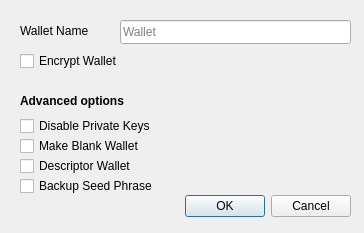
<?xml version="1.0" encoding="UTF-8"?>
<ui version="4.0">
 <class>CreateWalletDialog</class>
 <widget class="QDialog" name="CreateWalletDialog">
  <property name="geometry">
   <rect>
    <x>0</x>
    <y>0</y>
    <width>364</width>
    <height>233</height>
   </rect>
  </property>
  <property name="windowTitle">
   <string>Create Wallet</string>
  </property>
  <widget class="QDialogButtonBox" name="buttonBox">
   <property name="geometry">
    <rect>
     <x>10</x>
     <y>190</y>
     <width>341</width>
     <height>32</height>
    </rect>
   </property>
   <property name="orientation">
    <enum>Qt::Horizontal</enum>
   </property>
   <property name="standardButtons">
    <set>QDialogButtonBox::Cancel|QDialogButtonBox::Ok</set>
   </property>
  </widget>
  <widget class="QLineEdit" name="wallet_name_line_edit">
   <property name="geometry">
    <rect>
     <x>120</x>
     <y>20</y>
     <width>231</width>
     <height>24</height>
    </rect>
   </property>
   <property name="placeholderText">
     <string>Wallet</string>
   </property>
  </widget>
  <widget class="QLabel" name="label">
   <property name="geometry">
    <rect>
     <x>20</x>
     <y>20</y>
     <width>101</width>
     <height>21</height>
    </rect>
   </property>
   <property name="text">
    <string>Wallet Name</string>
   </property>
  </widget>
  <widget class="QCheckBox" name="encrypt_wallet_checkbox">
   <property name="geometry">
    <rect>
     <x>20</x>
     <y>50</y>
     <width>220</width>
     <height>22</height>
    </rect>
   </property>
   <property name="toolTip">
    <string>Encrypt the wallet. The wallet will be encrypted with a passphrase of your choice.</string>
   </property>
   <property name="text">
    <string>Encrypt Wallet</string>
   </property>
   <property name="checked">
    <bool>false</bool>
   </property>
  </widget>
  <widget class="QLabel" name="advanced_options_label">
   <property name="geometry">
    <rect>
     <x>20</x>
     <y>90</y>
     <width>220</width>
     <height>21</height>
    </rect>
   </property>
   <property name="styleSheet">
    <string notr="true">font-weight:bold;</string>
   </property>
   <property name="text">
    <string>Advanced options</string>
   </property>
  </widget>
  <widget class="QCheckBox" name="disable_privkeys_checkbox">
   <property name="enabled">
    <bool>true</bool>
   </property>
   <property name="geometry">
    <rect>
     <x>20</x>
     <y>115</y>
     <width>220</width>
     <height>22</height>
    </rect>
   </property>
   <property name="toolTip">
    <string>Disable private keys for this wallet. Wallets with private keys disabled will have no private keys and cannot have an HD seed or imported private keys. This is ideal for watch-only wallets.</string>
   </property>
   <property name="text">
    <string>Disable Private Keys</string>
   </property>
  </widget>
  <widget class="QCheckBox" name="blank_wallet_checkbox">
   <property name="geometry">
    <rect>
     <x>20</x>
     <y>135</y>
     <width>220</width>
     <height>22</height>
    </rect>
   </property>
   <property name="toolTip">
    <string>Make a blank wallet. Blank wallets do not initially have private keys or scripts. Private keys and addresses can be imported, or an HD seed can be set, at a later time.</string>
   </property>
   <property name="text">
    <string>Make Blank Wallet</string>
   </property>
  </widget>
  <widget class="QCheckBox" name="descriptor_checkbox">
   <property name="geometry">
    <rect>
     <x>20</x>
     <y>155</y>
     <width>220</width>
     <height>22</height>
    </rect>
   </property>
   <property name="toolTip">
    <string>Use descriptors for scriptPubKey management</string>
   </property>
   <property name="text">
    <string>Descriptor Wallet</string>
   </property>
  </widget>
  <widget class="QCheckBox" name="seed_checkbox">
   <property name="geometry">
    <rect>
     <x>20</x>
     <y>175</y>
     <width>220</width>
     <height>22</height>
    </rect>
   </property>
   <property name="toolTip">
    <string>Create descriptor wallet from BIP39 recovery mnemonic (ColdCard/Ledger/Trezor)</string>
   </property>
   <property name="text">
    <string>Backup Seed Phrase</string>
   </property>
  </widget>
 </widget>
 <tabstops>
  <tabstop>wallet_name_line_edit</tabstop>
  <tabstop>encrypt_wallet_checkbox</tabstop>
  <tabstop>disable_privkeys_checkbox</tabstop>
  <tabstop>blank_wallet_checkbox</tabstop>
  <tabstop>descriptor_checkbox</tabstop>
 </tabstops>
 <resources/>
 <connections>
  <connection>
   <sender>buttonBox</sender>
   <signal>accepted()</signal>
   <receiver>CreateWalletDialog</receiver>
   <slot>accept()</slot>
   <hints>
    <hint type="sourcelabel">
     <x>248</x>
     <y>254</y>
    </hint>
    <hint type="destinationlabel">
     <x>157</x>
     <y>274</y>
    </hint>
   </hints>
  </connection>
  <connection>
   <sender>buttonBox</sender>
   <signal>rejected()</signal>
   <receiver>CreateWalletDialog</receiver>
   <slot>reject()</slot>
   <hints>
    <hint type="sourcelabel">
     <x>316</x>
     <y>260</y>
    </hint>
    <hint type="destinationlabel">
     <x>286</x>
     <y>274</y>
    </hint>
   </hints>
  </connection>
 </connections>
</ui>
